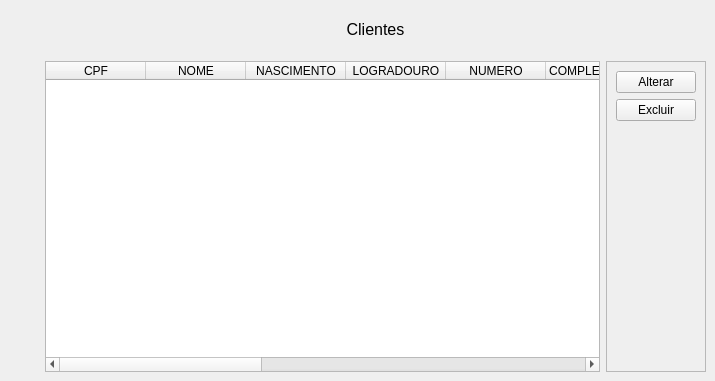
                <widget class="QWidget" name="widget">
                 <attribute name="title">
                  <string>Clientes</string>
                 </attribute>
                 <widget class="QLabel" name="label_8">
                  <property name="geometry">
                   <rect>
                    <x>310</x>
                    <y>20</y>
                    <width>131</width>
                    <height>20</height>
                   </rect>
                  </property>
                  <property name="text">
                   <string>&lt;html&gt;&lt;head/&gt;&lt;body&gt;&lt;p align=&quot;center&quot;&gt;&lt;span style=&quot; font-size:12pt;&quot;&gt;Clientes&lt;/span&gt;&lt;/p&gt;&lt;/body&gt;&lt;/html&gt;</string>
                  </property>
                 </widget>
                 <widget class="QWidget" name="layoutWidget">
                  <property name="geometry">
                   <rect>
                    <x>45</x>
                    <y>61</y>
                    <width>661</width>
                    <height>311</height>
                   </rect>
                  </property>
                  <layout class="QHBoxLayout" name="horizontalLayout_6">
                   <item>
                    <widget class="QTableWidget" name="tb_cad_cliente">
                     <column>
                      <property name="text">
                       <string>CPF</string>
                      </property>
                     </column>
                     <column>
                      <property name="text">
                       <string>NOME</string>
                      </property>
                     </column>
                     <column>
                      <property name="text">
                       <string>NASCIMENTO</string>
                      </property>
                     </column>
                     <column>
                      <property name="text">
                       <string>LOGRADOURO</string>
                      </property>
                     </column>
                     <column>
                      <property name="text">
                       <string>NUMERO</string>
                      </property>
                     </column>
                     <column>
                      <property name="text">
                       <string>COMPLEMENTO</string>
                      </property>
                     </column>
                     <column>
                      <property name="text">
                       <string>BAIRRO</string>
                      </property>
                     </column>
                     <column>
                      <property name="text">
                       <string>MUNICIPIO</string>
                      </property>
                     </column>
                     <column>
                      <property name="text">
                       <string>UF</string>
                      </property>
                     </column>
                     <column>
                      <property name="text">
                       <string>CEP</string>
                      </property>
                     </column>
                     <column>
                      <property name="text">
                       <string>WHATSAPP</string>
                      </property>
                     </column>
                     <column>
                      <property name="text">
                       <string>TELEFONE</string>
                      </property>
                     </column>
                     <column>
                      <property name="text">
                       <string>EMAIL</string>
                      </property>
                     </column>
                    </widget>
                   </item>
                   <item>
                    <widget class="QFrame" name="frame_4">
                     <property name="frameShape">
                      <enum>QFrame::StyledPanel</enum>
                     </property>
                     <property name="frameShadow">
                      <enum>QFrame::Raised</enum>
                     </property>
                     <layout class="QVBoxLayout" name="verticalLayout_8">
                      <item>
                       <widget class="QPushButton" name="btn_alterar_cli">
                        <property name="text">
                         <string>Alterar</string>
                        </property>
                       </widget>
                      </item>
                      <item>
                       <widget class="QPushButton" name="btn_excluir_cli">
                        <property name="text">
                         <string>Excluir</string>
                        </property>
                       </widget>
                      </item>
                      <item>
                       <spacer name="verticalSpacer_5">
                        <property name="orientation">
                         <enum>Qt::Vertical</enum>
                        </property>
                        <property name="sizeHint" stdset="0">
                         <size>
                          <width>20</width>
                          <height>40</height>
                         </size>
                        </property>
                       </spacer>
                      </item>
                     </layout>
                    </widget>
                   </item>
                  </layout>
                 </widget>
                </widget>
